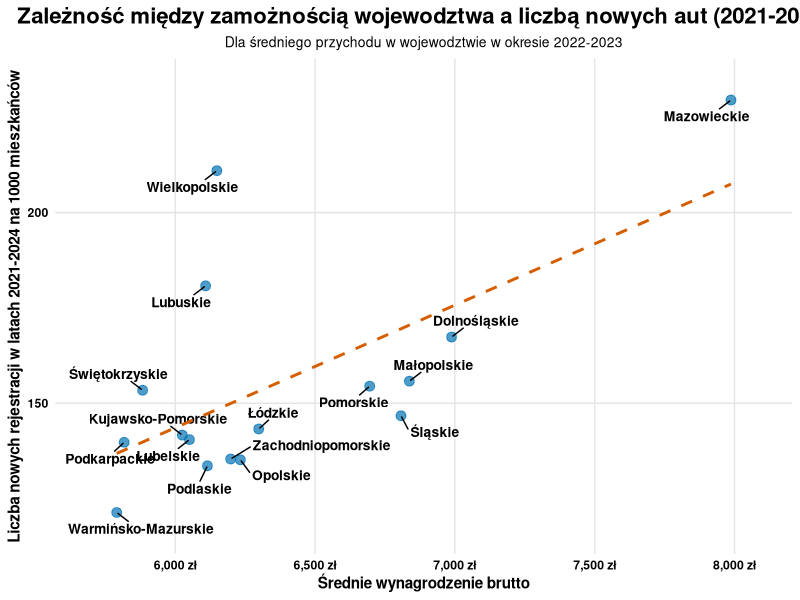
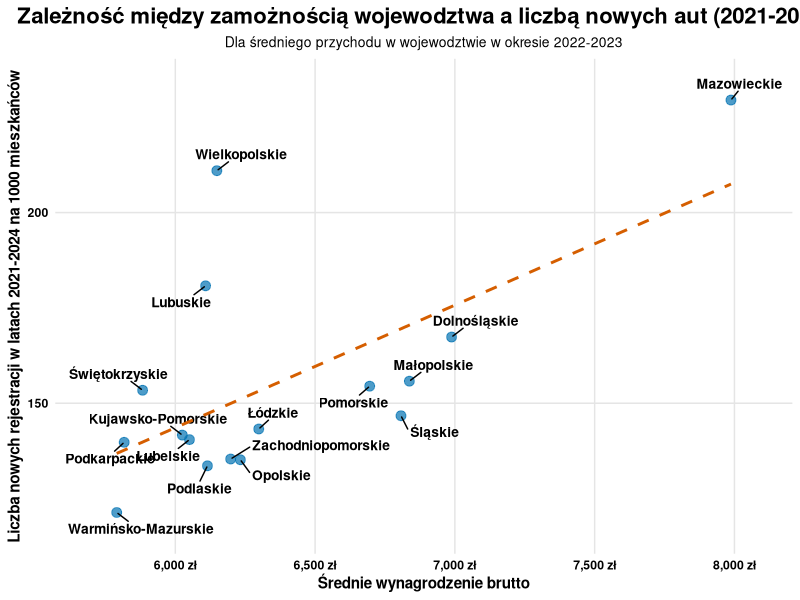

R code for these plots, in order:
library(dplyr)
library(readr)
library(ggrepel)
library(scales)
library(stringr)

marki <- read_csv2(
  "dane/MARKI_POLACZONE_DATA.csv")

dane_liczba_woj <- read_csv("dane/ludnosc.csv")
dane_zarobki <- read_csv("dane/zarobki.csv") 

colnames(dane_zarobki) <- c("WOJEWODZTWO", "rok2021", "rok2022")
colnames(dane_liczba_woj) <- c("WOJEWODZTWO", "LUDNOSC")

dane_zarobki <- dane_zarobki %>%
  mutate(zarobki = (rok2021 + rok2022) / 2,
         WOJEWODZTWO = str_to_title(WOJEWODZTWO))

dane_populacja_woj <- dane_liczba_woj %>%
  rename(Populacja = LUDNOSC) %>%
  mutate(WOJEWODZTWO = str_to_title(WOJEWODZTWO))

rejestracje_agg_woj <- marki %>%
  filter(ROK %in% 2021:2025) %>%
  group_by(WOJEWODZTWO) %>%
  summarize(Suma_Rejestracji = sum(LICZBA, na.rm = TRUE)) %>%
  mutate(WOJEWODZTWO = str_to_title(WOJEWODZTWO))

dane_do_scatter <- dane_populacja_woj %>%
  inner_join(dane_zarobki, by = "WOJEWODZTWO") %>%
  inner_join(rejestracje_agg_woj, by = "WOJEWODZTWO")

dane_do_scatter <- dane_do_scatter %>%
  mutate(
    Wskaznik_Aut_1000_Os = (Suma_Rejestracji / Populacja) * 1000
  )

plot_scatter_dochody <- ggplot(
  dane_do_scatter, 
  aes(x = zarobki, y = Wskaznik_Aut_1000_Os)
) +
  geom_point(color = "#0072B2", size = 3, alpha = 0.7) +
  geom_text_repel(aes(label = WOJEWODZTWO), size = 3.5, max.overlaps = Inf,fontface = "bold", min.segment.length = 0.1,box.padding = unit(0.5, "lines"),
                  color ="black",
                  segment.color = "black"
  ) +
  geom_smooth(method = "lm", se = FALSE, color = "#D55E00", linetype = "dashed") +
  scale_x_continuous(
    labels = scales::dollar_format(suffix = " zł", prefix = ""), 
    expand = expansion(mult = 0.1)
  ) +
  scale_y_continuous(
    labels = scales::comma, 
    expand = expansion(mult = 0.1)
  ) +
  labs(
    title = "Zależność między zamożnością wojewodztwa a liczbą nowych aut (2021-2024)",
    subtitle = "Dla średniego przychodu w wojewodztwie w okresie 2022-2023",
    x = "Średnie wynagrodzenie brutto",
    y = "Liczba nowych rejestracji w latach 2021-2024 na 1000 mieszkańców"
  ) +
  theme_minimal() +
  theme(
    plot.title = element_text(face = "bold", size = 16, hjust = 0.5),
    plot.subtitle = element_text(face = "plain",hjust = 0.5, size = 10),
    panel.grid.major = element_line(color = "grey90"),
    panel.grid.minor = element_blank(),
    text = element_text(face = "bold",color = "black"),
    axis.text = element_text(face = "bold",color = "black"),
    panel.background = element_rect(fill = "transparent", color = NA),
    plot.background = element_rect(fill = "transparent", color = NA)
    
  )

print(plot_scatter_dochody)
ggsave("wykres.png", plot = plot_scatter_dochody, bg = "transparent")

